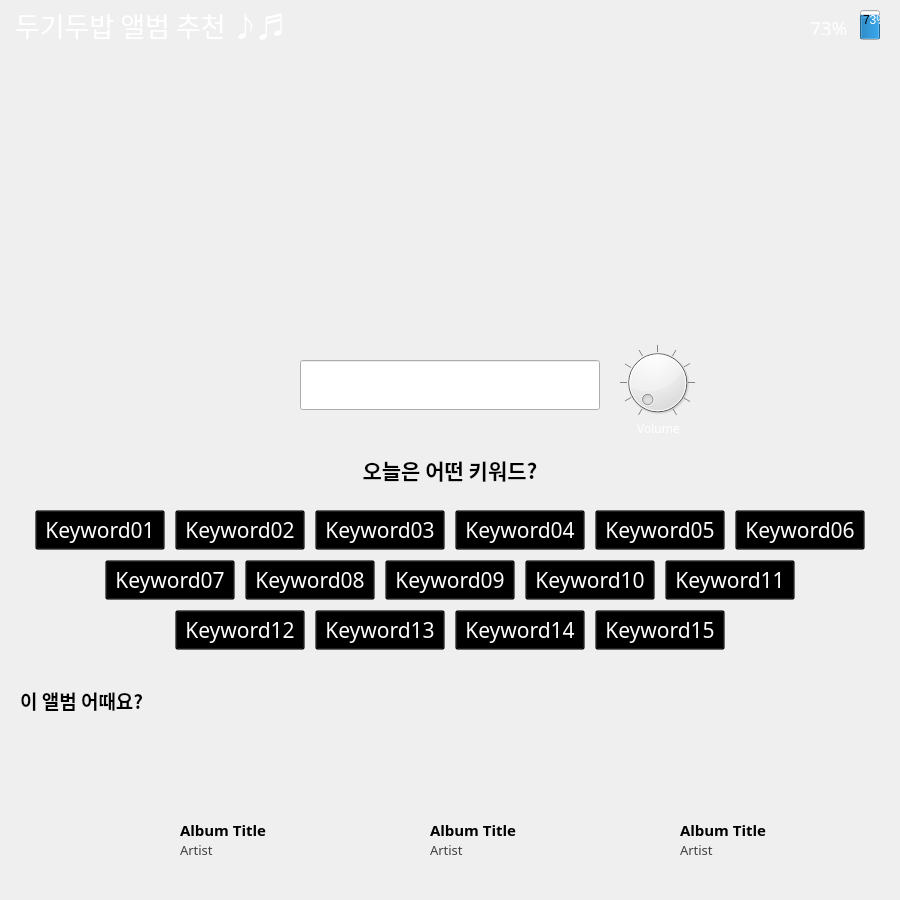
<?xml version="1.0" encoding="UTF-8"?>
<ui version="4.0">
 <class>Form</class>
 <widget class="QWidget" name="Form">
  <property name="geometry">
   <rect>
    <x>0</x>
    <y>0</y>
    <width>900</width>
    <height>900</height>
   </rect>
  </property>
  <property name="windowTitle">
   <string>Form</string>
  </property>
  <widget class="QLabel" name="backgroundLabel">
   <property name="geometry">
    <rect>
     <x>0</x>
     <y>0</y>
     <width>900</width>
     <height>900</height>
    </rect>
   </property>
   <property name="text">
    <string/>
   </property>
   <property name="pixmap">
    <pixmap>files/Bugs_blurred.png</pixmap>
   </property>
   <property name="scaledContents">
    <bool>true</bool>
   </property>
  </widget>
  <widget class="QLabel" name="mainalbumartLabel">
   <property name="geometry">
    <rect>
     <x>300</x>
     <y>50</y>
     <width>300</width>
     <height>300</height>
    </rect>
   </property>
   <property name="text">
    <string/>
   </property>
   <property name="pixmap">
    <pixmap>files/Bugs.png</pixmap>
   </property>
   <property name="scaledContents">
    <bool>true</bool>
   </property>
  </widget>
  <widget class="QLineEdit" name="searchLine">
   <property name="geometry">
    <rect>
     <x>300</x>
     <y>360</y>
     <width>300</width>
     <height>50</height>
    </rect>
   </property>
   <property name="font">
    <font>
     <family>맑은 고딕</family>
     <pointsize>16</pointsize>
    </font>
   </property>
   <property name="text">
    <string/>
   </property>
  </widget>
  <widget class="QDial" name="searchDial">
   <property name="geometry">
    <rect>
     <x>620</x>
     <y>345</y>
     <width>75</width>
     <height>75</height>
    </rect>
   </property>
   <property name="maximum">
    <number>99</number>
   </property>
   <property name="value">
    <number>0</number>
   </property>
   <property name="wrapping">
    <bool>false</bool>
   </property>
   <property name="notchTarget">
    <double>10.000000000000000</double>
   </property>
   <property name="notchesVisible">
    <bool>true</bool>
   </property>
  </widget>
  <widget class="QLabel" name="titleLabel">
   <property name="geometry">
    <rect>
     <x>15</x>
     <y>5</y>
     <width>281</width>
     <height>41</height>
    </rect>
   </property>
   <property name="font">
    <font>
     <family>맑은 고딕</family>
     <pointsize>20</pointsize>
    </font>
   </property>
   <property name="text">
    <string>&lt;html&gt;&lt;head/&gt;&lt;body&gt;&lt;p&gt;&lt;span style=&quot; color:#ffffff;&quot;&gt;두기두밥 앨범 추천 ♪♬&lt;/span&gt;&lt;/p&gt;&lt;/body&gt;&lt;/html&gt;</string>
   </property>
  </widget>
  <widget class="QProgressBar" name="progressBar">
   <property name="geometry">
    <rect>
     <x>860</x>
     <y>10</y>
     <width>20</width>
     <height>30</height>
    </rect>
   </property>
   <property name="value">
    <number>73</number>
   </property>
   <property name="alignment">
    <set>Qt::AlignLeading|Qt::AlignLeft|Qt::AlignTop</set>
   </property>
   <property name="textVisible">
    <bool>true</bool>
   </property>
   <property name="orientation">
    <enum>Qt::Vertical</enum>
   </property>
   <property name="invertedAppearance">
    <bool>false</bool>
   </property>
   <property name="textDirection">
    <enum>QProgressBar::TopToBottom</enum>
   </property>
  </widget>
  <widget class="QLabel" name="progressLabel">
   <property name="geometry">
    <rect>
     <x>810</x>
     <y>15</y>
     <width>50</width>
     <height>20</height>
    </rect>
   </property>
   <property name="font">
    <font>
     <family>나눔고딕</family>
     <pointsize>14</pointsize>
    </font>
   </property>
   <property name="text">
    <string>&lt;html&gt;&lt;head/&gt;&lt;body&gt;&lt;p&gt;&lt;span style=&quot; color:#ffffff;&quot;&gt;73%&lt;/span&gt;&lt;/p&gt;&lt;/body&gt;&lt;/html&gt;</string>
   </property>
  </widget>
  <widget class="QLabel" name="networkLabel">
   <property name="geometry">
    <rect>
     <x>770</x>
     <y>7</y>
     <width>30</width>
     <height>40</height>
    </rect>
   </property>
   <property name="text">
    <string/>
   </property>
   <property name="pixmap">
    <pixmap>files/network_1_white.png</pixmap>
   </property>
   <property name="scaledContents">
    <bool>true</bool>
   </property>
  </widget>
  <widget class="QLabel" name="wifiLabel">
   <property name="geometry">
    <rect>
     <x>730</x>
     <y>6</y>
     <width>35</width>
     <height>40</height>
    </rect>
   </property>
   <property name="text">
    <string/>
   </property>
   <property name="pixmap">
    <pixmap>files/network_2_white+.png</pixmap>
   </property>
   <property name="scaledContents">
    <bool>true</bool>
   </property>
  </widget>
  <widget class="QPushButton" name="keywordButton_01">
   <property name="enabled">
    <bool>true</bool>
   </property>
   <property name="geometry">
    <rect>
     <x>35</x>
     <y>510</y>
     <width>130</width>
     <height>40</height>
    </rect>
   </property>
   <property name="font">
    <font>
     <family>맑은 고딕</family>
     <pointsize>16</pointsize>
     <kerning>true</kerning>
    </font>
   </property>
   <property name="focusPolicy">
    <enum>Qt::StrongFocus</enum>
   </property>
   <property name="contextMenuPolicy">
    <enum>Qt::DefaultContextMenu</enum>
   </property>
   <property name="styleSheet">
    <string notr="true">background-color: rgba(0, 0, 0, 32);
color: rgb(255, 255, 255);</string>
   </property>
   <property name="text">
    <string>Keyword01</string>
   </property>
   <property name="autoDefault">
    <bool>false</bool>
   </property>
   <property name="default">
    <bool>false</bool>
   </property>
   <property name="flat">
    <bool>false</bool>
   </property>
  </widget>
  <widget class="QLabel" name="keywordTitleLabel">
   <property name="geometry">
    <rect>
     <x>300</x>
     <y>450</y>
     <width>300</width>
     <height>40</height>
    </rect>
   </property>
   <property name="font">
    <font>
     <family>맑은 고딕</family>
     <pointsize>16</pointsize>
     <weight>75</weight>
     <bold>true</bold>
    </font>
   </property>
   <property name="text">
    <string>오늘은 어떤 키워드?</string>
   </property>
   <property name="alignment">
    <set>Qt::AlignCenter</set>
   </property>
  </widget>
  <widget class="QPushButton" name="keywordButton_02">
   <property name="enabled">
    <bool>true</bool>
   </property>
   <property name="geometry">
    <rect>
     <x>175</x>
     <y>510</y>
     <width>130</width>
     <height>40</height>
    </rect>
   </property>
   <property name="font">
    <font>
     <family>맑은 고딕</family>
     <pointsize>16</pointsize>
     <kerning>true</kerning>
    </font>
   </property>
   <property name="focusPolicy">
    <enum>Qt::StrongFocus</enum>
   </property>
   <property name="contextMenuPolicy">
    <enum>Qt::DefaultContextMenu</enum>
   </property>
   <property name="styleSheet">
    <string notr="true">background-color: rgba(0, 0, 0, 32);
color: rgb(255, 255, 255);</string>
   </property>
   <property name="text">
    <string>Keyword02</string>
   </property>
   <property name="autoDefault">
    <bool>false</bool>
   </property>
   <property name="default">
    <bool>false</bool>
   </property>
   <property name="flat">
    <bool>false</bool>
   </property>
  </widget>
  <widget class="QPushButton" name="keywordButton_03">
   <property name="enabled">
    <bool>true</bool>
   </property>
   <property name="geometry">
    <rect>
     <x>315</x>
     <y>510</y>
     <width>130</width>
     <height>40</height>
    </rect>
   </property>
   <property name="font">
    <font>
     <family>맑은 고딕</family>
     <pointsize>16</pointsize>
     <kerning>true</kerning>
    </font>
   </property>
   <property name="focusPolicy">
    <enum>Qt::StrongFocus</enum>
   </property>
   <property name="contextMenuPolicy">
    <enum>Qt::DefaultContextMenu</enum>
   </property>
   <property name="styleSheet">
    <string notr="true">background-color: rgba(0, 0, 0, 32);
color: rgb(255, 255, 255);</string>
   </property>
   <property name="text">
    <string>Keyword03</string>
   </property>
   <property name="autoDefault">
    <bool>false</bool>
   </property>
   <property name="default">
    <bool>false</bool>
   </property>
   <property name="flat">
    <bool>false</bool>
   </property>
  </widget>
  <widget class="QPushButton" name="keywordButton_04">
   <property name="enabled">
    <bool>true</bool>
   </property>
   <property name="geometry">
    <rect>
     <x>455</x>
     <y>510</y>
     <width>130</width>
     <height>40</height>
    </rect>
   </property>
   <property name="font">
    <font>
     <family>맑은 고딕</family>
     <pointsize>16</pointsize>
     <kerning>true</kerning>
    </font>
   </property>
   <property name="focusPolicy">
    <enum>Qt::StrongFocus</enum>
   </property>
   <property name="contextMenuPolicy">
    <enum>Qt::DefaultContextMenu</enum>
   </property>
   <property name="styleSheet">
    <string notr="true">background-color: rgba(0, 0, 0, 32);
color: rgb(255, 255, 255);</string>
   </property>
   <property name="text">
    <string>Keyword04</string>
   </property>
   <property name="autoDefault">
    <bool>false</bool>
   </property>
   <property name="default">
    <bool>false</bool>
   </property>
   <property name="flat">
    <bool>false</bool>
   </property>
  </widget>
  <widget class="QPushButton" name="keywordButton_05">
   <property name="enabled">
    <bool>true</bool>
   </property>
   <property name="geometry">
    <rect>
     <x>595</x>
     <y>510</y>
     <width>130</width>
     <height>40</height>
    </rect>
   </property>
   <property name="font">
    <font>
     <family>맑은 고딕</family>
     <pointsize>16</pointsize>
     <kerning>true</kerning>
    </font>
   </property>
   <property name="focusPolicy">
    <enum>Qt::StrongFocus</enum>
   </property>
   <property name="contextMenuPolicy">
    <enum>Qt::DefaultContextMenu</enum>
   </property>
   <property name="styleSheet">
    <string notr="true">background-color: rgba(0, 0, 0, 32);
color: rgb(255, 255, 255);</string>
   </property>
   <property name="text">
    <string>Keyword05</string>
   </property>
   <property name="autoDefault">
    <bool>false</bool>
   </property>
   <property name="default">
    <bool>false</bool>
   </property>
   <property name="flat">
    <bool>false</bool>
   </property>
  </widget>
  <widget class="QPushButton" name="keywordButton_06">
   <property name="enabled">
    <bool>true</bool>
   </property>
   <property name="geometry">
    <rect>
     <x>735</x>
     <y>510</y>
     <width>130</width>
     <height>40</height>
    </rect>
   </property>
   <property name="font">
    <font>
     <family>맑은 고딕</family>
     <pointsize>16</pointsize>
     <kerning>true</kerning>
    </font>
   </property>
   <property name="focusPolicy">
    <enum>Qt::StrongFocus</enum>
   </property>
   <property name="contextMenuPolicy">
    <enum>Qt::DefaultContextMenu</enum>
   </property>
   <property name="styleSheet">
    <string notr="true">background-color: rgba(0, 0, 0, 32);
color: rgb(255, 255, 255);</string>
   </property>
   <property name="text">
    <string>Keyword06</string>
   </property>
   <property name="autoDefault">
    <bool>false</bool>
   </property>
   <property name="default">
    <bool>false</bool>
   </property>
   <property name="flat">
    <bool>false</bool>
   </property>
  </widget>
  <widget class="QPushButton" name="keywordButton_07">
   <property name="enabled">
    <bool>true</bool>
   </property>
   <property name="geometry">
    <rect>
     <x>105</x>
     <y>560</y>
     <width>130</width>
     <height>40</height>
    </rect>
   </property>
   <property name="font">
    <font>
     <family>맑은 고딕</family>
     <pointsize>16</pointsize>
     <kerning>true</kerning>
    </font>
   </property>
   <property name="focusPolicy">
    <enum>Qt::StrongFocus</enum>
   </property>
   <property name="contextMenuPolicy">
    <enum>Qt::DefaultContextMenu</enum>
   </property>
   <property name="styleSheet">
    <string notr="true">background-color: rgba(0, 0, 0, 32);
color: rgb(255, 255, 255);</string>
   </property>
   <property name="text">
    <string>Keyword07</string>
   </property>
   <property name="autoDefault">
    <bool>false</bool>
   </property>
   <property name="default">
    <bool>false</bool>
   </property>
   <property name="flat">
    <bool>false</bool>
   </property>
  </widget>
  <widget class="QPushButton" name="keywordButton_08">
   <property name="enabled">
    <bool>true</bool>
   </property>
   <property name="geometry">
    <rect>
     <x>245</x>
     <y>560</y>
     <width>130</width>
     <height>40</height>
    </rect>
   </property>
   <property name="font">
    <font>
     <family>맑은 고딕</family>
     <pointsize>16</pointsize>
     <kerning>true</kerning>
    </font>
   </property>
   <property name="focusPolicy">
    <enum>Qt::StrongFocus</enum>
   </property>
   <property name="contextMenuPolicy">
    <enum>Qt::DefaultContextMenu</enum>
   </property>
   <property name="styleSheet">
    <string notr="true">background-color: rgba(0, 0, 0, 32);
color: rgb(255, 255, 255);</string>
   </property>
   <property name="text">
    <string>Keyword08</string>
   </property>
   <property name="autoDefault">
    <bool>false</bool>
   </property>
   <property name="default">
    <bool>false</bool>
   </property>
   <property name="flat">
    <bool>false</bool>
   </property>
  </widget>
  <widget class="QPushButton" name="keywordButton_09">
   <property name="enabled">
    <bool>true</bool>
   </property>
   <property name="geometry">
    <rect>
     <x>385</x>
     <y>560</y>
     <width>130</width>
     <height>40</height>
    </rect>
   </property>
   <property name="font">
    <font>
     <family>맑은 고딕</family>
     <pointsize>16</pointsize>
     <kerning>true</kerning>
    </font>
   </property>
   <property name="focusPolicy">
    <enum>Qt::StrongFocus</enum>
   </property>
   <property name="contextMenuPolicy">
    <enum>Qt::DefaultContextMenu</enum>
   </property>
   <property name="styleSheet">
    <string notr="true">background-color: rgba(0, 0, 0, 32);
color: rgb(255, 255, 255);</string>
   </property>
   <property name="text">
    <string>Keyword09</string>
   </property>
   <property name="autoDefault">
    <bool>false</bool>
   </property>
   <property name="default">
    <bool>false</bool>
   </property>
   <property name="flat">
    <bool>false</bool>
   </property>
  </widget>
  <widget class="QPushButton" name="keywordButton_10">
   <property name="enabled">
    <bool>true</bool>
   </property>
   <property name="geometry">
    <rect>
     <x>525</x>
     <y>560</y>
     <width>130</width>
     <height>40</height>
    </rect>
   </property>
   <property name="font">
    <font>
     <family>맑은 고딕</family>
     <pointsize>16</pointsize>
     <kerning>true</kerning>
    </font>
   </property>
   <property name="focusPolicy">
    <enum>Qt::StrongFocus</enum>
   </property>
   <property name="contextMenuPolicy">
    <enum>Qt::DefaultContextMenu</enum>
   </property>
   <property name="styleSheet">
    <string notr="true">background-color: rgba(0, 0, 0, 32);
color: rgb(255, 255, 255);</string>
   </property>
   <property name="text">
    <string>Keyword10</string>
   </property>
   <property name="autoDefault">
    <bool>false</bool>
   </property>
   <property name="default">
    <bool>false</bool>
   </property>
   <property name="flat">
    <bool>false</bool>
   </property>
  </widget>
  <widget class="QPushButton" name="keywordButton_11">
   <property name="enabled">
    <bool>true</bool>
   </property>
   <property name="geometry">
    <rect>
     <x>665</x>
     <y>560</y>
     <width>130</width>
     <height>40</height>
    </rect>
   </property>
   <property name="font">
    <font>
     <family>맑은 고딕</family>
     <pointsize>16</pointsize>
     <kerning>true</kerning>
    </font>
   </property>
   <property name="focusPolicy">
    <enum>Qt::StrongFocus</enum>
   </property>
   <property name="contextMenuPolicy">
    <enum>Qt::DefaultContextMenu</enum>
   </property>
   <property name="styleSheet">
    <string notr="true">background-color: rgba(0, 0, 0, 32);
color: rgb(255, 255, 255);</string>
   </property>
   <property name="text">
    <string>Keyword11</string>
   </property>
   <property name="autoDefault">
    <bool>false</bool>
   </property>
   <property name="default">
    <bool>false</bool>
   </property>
   <property name="flat">
    <bool>false</bool>
   </property>
  </widget>
  <widget class="QPushButton" name="keywordButton_12">
   <property name="enabled">
    <bool>true</bool>
   </property>
   <property name="geometry">
    <rect>
     <x>175</x>
     <y>610</y>
     <width>130</width>
     <height>40</height>
    </rect>
   </property>
   <property name="font">
    <font>
     <family>맑은 고딕</family>
     <pointsize>16</pointsize>
     <kerning>true</kerning>
    </font>
   </property>
   <property name="focusPolicy">
    <enum>Qt::StrongFocus</enum>
   </property>
   <property name="contextMenuPolicy">
    <enum>Qt::DefaultContextMenu</enum>
   </property>
   <property name="styleSheet">
    <string notr="true">background-color: rgba(0, 0, 0, 32);
color: rgb(255, 255, 255);</string>
   </property>
   <property name="text">
    <string>Keyword12</string>
   </property>
   <property name="autoDefault">
    <bool>false</bool>
   </property>
   <property name="default">
    <bool>false</bool>
   </property>
   <property name="flat">
    <bool>false</bool>
   </property>
  </widget>
  <widget class="QPushButton" name="keywordButton_13">
   <property name="enabled">
    <bool>true</bool>
   </property>
   <property name="geometry">
    <rect>
     <x>315</x>
     <y>610</y>
     <width>130</width>
     <height>40</height>
    </rect>
   </property>
   <property name="font">
    <font>
     <family>맑은 고딕</family>
     <pointsize>16</pointsize>
     <kerning>true</kerning>
    </font>
   </property>
   <property name="focusPolicy">
    <enum>Qt::StrongFocus</enum>
   </property>
   <property name="contextMenuPolicy">
    <enum>Qt::DefaultContextMenu</enum>
   </property>
   <property name="styleSheet">
    <string notr="true">background-color: rgba(0, 0, 0, 32);
color: rgb(255, 255, 255);</string>
   </property>
   <property name="text">
    <string>Keyword13</string>
   </property>
   <property name="autoDefault">
    <bool>false</bool>
   </property>
   <property name="default">
    <bool>false</bool>
   </property>
   <property name="flat">
    <bool>false</bool>
   </property>
  </widget>
  <widget class="QPushButton" name="keywordButton_14">
   <property name="enabled">
    <bool>true</bool>
   </property>
   <property name="geometry">
    <rect>
     <x>455</x>
     <y>610</y>
     <width>130</width>
     <height>40</height>
    </rect>
   </property>
   <property name="font">
    <font>
     <family>맑은 고딕</family>
     <pointsize>16</pointsize>
     <kerning>true</kerning>
    </font>
   </property>
   <property name="focusPolicy">
    <enum>Qt::StrongFocus</enum>
   </property>
   <property name="contextMenuPolicy">
    <enum>Qt::DefaultContextMenu</enum>
   </property>
   <property name="styleSheet">
    <string notr="true">background-color: rgba(0, 0, 0, 32);
color: rgb(255, 255, 255);</string>
   </property>
   <property name="text">
    <string>Keyword14</string>
   </property>
   <property name="autoDefault">
    <bool>false</bool>
   </property>
   <property name="default">
    <bool>false</bool>
   </property>
   <property name="flat">
    <bool>false</bool>
   </property>
  </widget>
  <widget class="QPushButton" name="keywordButton_15">
   <property name="enabled">
    <bool>true</bool>
   </property>
   <property name="geometry">
    <rect>
     <x>595</x>
     <y>610</y>
     <width>130</width>
     <height>40</height>
    </rect>
   </property>
   <property name="font">
    <font>
     <family>맑은 고딕</family>
     <pointsize>16</pointsize>
     <kerning>true</kerning>
    </font>
   </property>
   <property name="focusPolicy">
    <enum>Qt::StrongFocus</enum>
   </property>
   <property name="contextMenuPolicy">
    <enum>Qt::DefaultContextMenu</enum>
   </property>
   <property name="styleSheet">
    <string notr="true">background-color: rgba(0, 0, 0, 32);
color: rgb(255, 255, 255);</string>
   </property>
   <property name="text">
    <string>Keyword15</string>
   </property>
   <property name="autoDefault">
    <bool>false</bool>
   </property>
   <property name="default">
    <bool>false</bool>
   </property>
   <property name="flat">
    <bool>false</bool>
   </property>
  </widget>
  <widget class="QLabel" name="albumartLabel_01">
   <property name="geometry">
    <rect>
     <x>180</x>
     <y>690</y>
     <width>125</width>
     <height>125</height>
    </rect>
   </property>
   <property name="text">
    <string/>
   </property>
   <property name="pixmap">
    <pixmap>files/Bugs.png</pixmap>
   </property>
   <property name="scaledContents">
    <bool>true</bool>
   </property>
  </widget>
  <widget class="QLabel" name="albumartLabel_02">
   <property name="geometry">
    <rect>
     <x>430</x>
     <y>690</y>
     <width>125</width>
     <height>125</height>
    </rect>
   </property>
   <property name="text">
    <string/>
   </property>
   <property name="pixmap">
    <pixmap>files/Bugs.png</pixmap>
   </property>
   <property name="scaledContents">
    <bool>true</bool>
   </property>
  </widget>
  <widget class="QLabel" name="albumartLabel_03">
   <property name="geometry">
    <rect>
     <x>680</x>
     <y>690</y>
     <width>125</width>
     <height>125</height>
    </rect>
   </property>
   <property name="text">
    <string/>
   </property>
   <property name="pixmap">
    <pixmap>files/Bugs.png</pixmap>
   </property>
   <property name="scaledContents">
    <bool>true</bool>
   </property>
  </widget>
  <widget class="QLabel" name="recommendLabel">
   <property name="geometry">
    <rect>
     <x>20</x>
     <y>690</y>
     <width>151</width>
     <height>21</height>
    </rect>
   </property>
   <property name="font">
    <font>
     <family>맑은 고딕</family>
     <pointsize>14</pointsize>
     <weight>75</weight>
     <bold>true</bold>
    </font>
   </property>
   <property name="text">
    <string>이 앨범 어때요?</string>
   </property>
  </widget>
  <widget class="QLabel" name="searchdialLabel">
   <property name="geometry">
    <rect>
     <x>633</x>
     <y>420</y>
     <width>51</width>
     <height>16</height>
    </rect>
   </property>
   <property name="font">
    <font>
     <family>맑은 고딕</family>
     <pointsize>9</pointsize>
    </font>
   </property>
   <property name="text">
    <string>&lt;html&gt;&lt;head/&gt;&lt;body&gt;&lt;p&gt;&lt;span style=&quot; color:#ffffff;&quot;&gt;Volume&lt;/span&gt;&lt;/p&gt;&lt;/body&gt;&lt;/html&gt;</string>
   </property>
   <property name="alignment">
    <set>Qt::AlignCenter</set>
   </property>
  </widget>
  <widget class="QLabel" name="handwriteLabel">
   <property name="geometry">
    <rect>
     <x>610</x>
     <y>220</y>
     <width>141</width>
     <height>151</height>
    </rect>
   </property>
   <property name="text">
    <string/>
   </property>
   <property name="pixmap">
    <pixmap>files/handwrite.png</pixmap>
   </property>
   <property name="scaledContents">
    <bool>true</bool>
   </property>
  </widget>
  <widget class="QLabel" name="searchtypeLabel">
   <property name="geometry">
    <rect>
     <x>190</x>
     <y>360</y>
     <width>100</width>
     <height>50</height>
    </rect>
   </property>
   <property name="frameShape">
    <enum>QFrame::NoFrame</enum>
   </property>
   <property name="text">
    <string/>
   </property>
   <property name="pixmap">
    <pixmap>files/투명.png</pixmap>
   </property>
  </widget>
  <widget class="QLabel" name="albumtitleLabel_01">
   <property name="geometry">
    <rect>
     <x>180</x>
     <y>810</y>
     <width>220</width>
     <height>40</height>
    </rect>
   </property>
   <property name="font">
    <font>
     <family>맑은 고딕</family>
     <pointsize>11</pointsize>
     <weight>75</weight>
     <bold>true</bold>
    </font>
   </property>
   <property name="text">
    <string>Album Title</string>
   </property>
   <property name="wordWrap">
    <bool>true</bool>
   </property>
  </widget>
  <widget class="QLabel" name="artistLabel_01">
   <property name="geometry">
    <rect>
     <x>180</x>
     <y>830</y>
     <width>220</width>
     <height>40</height>
    </rect>
   </property>
   <property name="font">
    <font>
     <family>맑은 고딕</family>
     <pointsize>10</pointsize>
    </font>
   </property>
   <property name="text">
    <string>&lt;html&gt;&lt;head/&gt;&lt;body&gt;&lt;p&gt;&lt;span style=&quot; color:#404040;&quot;&gt;Artist&lt;/span&gt;&lt;/p&gt;&lt;/body&gt;&lt;/html&gt;</string>
   </property>
   <property name="wordWrap">
    <bool>true</bool>
   </property>
  </widget>
  <widget class="QLabel" name="albumtitleLabel_02">
   <property name="geometry">
    <rect>
     <x>430</x>
     <y>810</y>
     <width>220</width>
     <height>40</height>
    </rect>
   </property>
   <property name="font">
    <font>
     <family>맑은 고딕</family>
     <pointsize>11</pointsize>
     <weight>75</weight>
     <bold>true</bold>
    </font>
   </property>
   <property name="text">
    <string>Album Title</string>
   </property>
   <property name="wordWrap">
    <bool>true</bool>
   </property>
  </widget>
  <widget class="QLabel" name="albumtitleLabel_03">
   <property name="geometry">
    <rect>
     <x>680</x>
     <y>810</y>
     <width>220</width>
     <height>40</height>
    </rect>
   </property>
   <property name="font">
    <font>
     <family>맑은 고딕</family>
     <pointsize>11</pointsize>
     <weight>75</weight>
     <bold>true</bold>
    </font>
   </property>
   <property name="text">
    <string>Album Title</string>
   </property>
   <property name="wordWrap">
    <bool>true</bool>
   </property>
  </widget>
  <widget class="QLabel" name="artistLabel_02">
   <property name="geometry">
    <rect>
     <x>430</x>
     <y>830</y>
     <width>220</width>
     <height>40</height>
    </rect>
   </property>
   <property name="font">
    <font>
     <family>맑은 고딕</family>
     <pointsize>10</pointsize>
    </font>
   </property>
   <property name="text">
    <string>&lt;html&gt;&lt;head/&gt;&lt;body&gt;&lt;p&gt;&lt;span style=&quot; color:#404040;&quot;&gt;Artist&lt;/span&gt;&lt;/p&gt;&lt;/body&gt;&lt;/html&gt;</string>
   </property>
   <property name="wordWrap">
    <bool>true</bool>
   </property>
  </widget>
  <widget class="QLabel" name="artistLabel_03">
   <property name="geometry">
    <rect>
     <x>680</x>
     <y>830</y>
     <width>220</width>
     <height>40</height>
    </rect>
   </property>
   <property name="font">
    <font>
     <family>맑은 고딕</family>
     <pointsize>10</pointsize>
    </font>
   </property>
   <property name="text">
    <string>&lt;html&gt;&lt;head/&gt;&lt;body&gt;&lt;p&gt;&lt;span style=&quot; color:#404040;&quot;&gt;Artist&lt;/span&gt;&lt;/p&gt;&lt;/body&gt;&lt;/html&gt;</string>
   </property>
   <property name="wordWrap">
    <bool>true</bool>
   </property>
  </widget>
  <widget class="QLabel" name="errorLabel">
   <property name="geometry">
    <rect>
     <x>300</x>
     <y>420</y>
     <width>301</width>
     <height>31</height>
    </rect>
   </property>
   <property name="font">
    <font>
     <family>맑은 고딕</family>
     <pointsize>12</pointsize>
    </font>
   </property>
   <property name="styleSheet">
    <string notr="true">color: rgb(0, 0, 255);</string>
   </property>
   <property name="text">
    <string/>
   </property>
   <property name="wordWrap">
    <bool>true</bool>
   </property>
  </widget>
  <widget class="QPushButton" name="linkButton_1">
   <property name="geometry">
    <rect>
     <x>179</x>
     <y>689</y>
     <width>127</width>
     <height>127</height>
    </rect>
   </property>
   <property name="text">
    <string/>
   </property>
   <property name="flat">
    <bool>true</bool>
   </property>
  </widget>
  <widget class="QPushButton" name="linkButton_2">
   <property name="geometry">
    <rect>
     <x>429</x>
     <y>689</y>
     <width>127</width>
     <height>127</height>
    </rect>
   </property>
   <property name="text">
    <string/>
   </property>
   <property name="flat">
    <bool>true</bool>
   </property>
  </widget>
  <widget class="QPushButton" name="linkButton_3">
   <property name="geometry">
    <rect>
     <x>679</x>
     <y>689</y>
     <width>127</width>
     <height>127</height>
    </rect>
   </property>
   <property name="text">
    <string/>
   </property>
   <property name="flat">
    <bool>true</bool>
   </property>
  </widget>
 </widget>
 <resources/>
 <connections/>
</ui>
